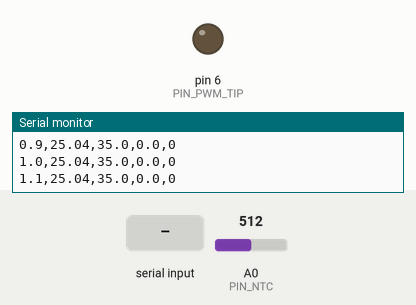
This sketch was run on a simulated Arduino Uno, built with avr-gcc and run on an emulated ATmega328P. On the bench: output pins drawn as LEDs (lit = HIGH), the last lines printed to the serial monitor. The test bench sets the inputs (shaded band); at power-on: A0 (PIN_NTC) = 512.

Above: at 1.2 s.
1.3 s: "START\n" received over Serial
At 2.4 s:
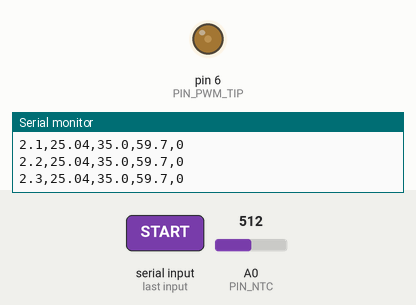
2.9 s: A0 (PIN_NTC) set to 306
At 3.5 s:
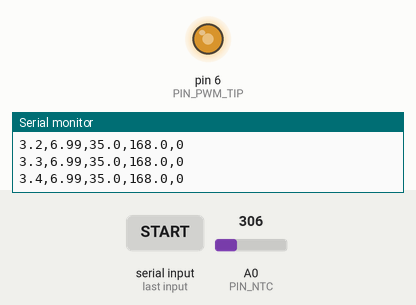
4.4 s: "SET:90\n" received over Serial
At 5.7 s:
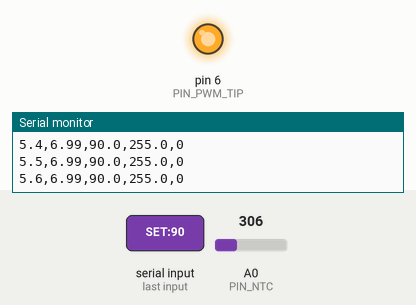
6.0 s: A0 (PIN_NTC) set to 900
At 7.1 s:
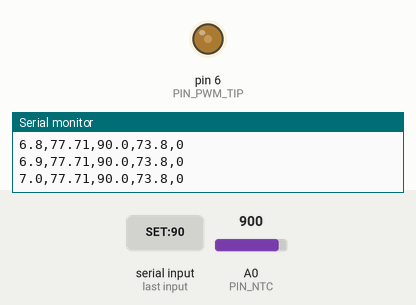
7.5 s: A0 (PIN_NTC) set to 716
At 8.2 s:
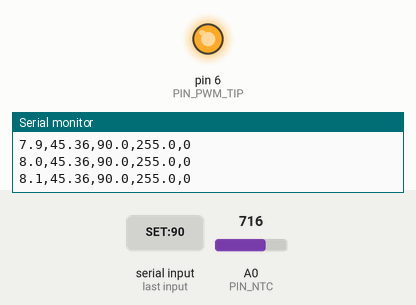
Timing chart, 0 to 10.0 s (numbered marks = the images above; inputs shaded):
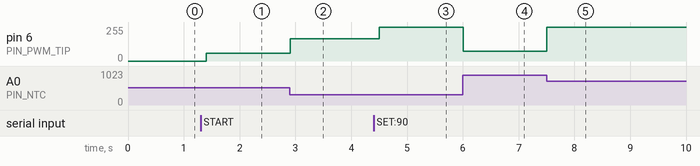

Measured:
- after the input at 1.3 s, pin 6 (PIN_PWM_TIP): 0/255 → 59/255 after 0.10 s
- after the input at 2.9 s, pin 6 (PIN_PWM_TIP): 59/255 → 168/255 at once
- after the input at 4.4 s, pin 6 (PIN_PWM_TIP): 168/255 → 255/255 after 0.10 s
- after the input at 6.0 s, pin 6 (PIN_PWM_TIP): 255/255 → 73/255 at once
- after the input at 7.5 s, pin 6 (PIN_PWM_TIP): 73/255 → 255/255 at once

The sketch:

control_temperatura.ino
```cpp
const int PIN_PWM_TIP = 6;
const int PIN_NTC = A0;

const float R_DIVISOR = 10000.0;
const float NOMINAL_RESISTANCE = 10000.0;
const float NOMINAL_TEMPERATURE = 25.0;
const float B_COEFFICIENT = 3950.0;

float Kp = 6.0;
float Ki = 0.15;
float Kd = 0.0;

float setpoint = 35.0;
float tempActual = 0.0;
float pwmSalida = 0.0;
bool sistemaActivo = false;

float errorAcumulado = 0.0;
unsigned long ultimoTiempo = 0;

float leerTemperatura();
void escucharSerie();

void setup() {
  Serial.begin(9600);
  pinMode(PIN_PWM_TIP, OUTPUT);
  analogWrite(PIN_PWM_TIP, 0);
  ultimoTiempo = millis();
}

void loop() {
  escucharSerie();

  unsigned long tiempoActual = millis();
  if (tiempoActual - ultimoTiempo >= 100) {
    float dt = (tiempoActual - ultimoTiempo) / 1000.0;
    ultimoTiempo = tiempoActual;

    tempActual = leerTemperatura();

    if (sistemaActivo && tempActual > -5.0 && tempActual < 110.0) {
      float error = setpoint - tempActual;

      if (abs(error) < 5.0) {
        errorAcumulado += (error * dt);
        errorAcumulado = constrain(errorAcumulado, -50.0, 50.0);
      } else {
        errorAcumulado = 0.0;
      }

      float calculoPI = (Kp * error) + (Ki * errorAcumulado);

      pwmSalida = constrain(calculoPI, 0.0, 255.0);
    } else {
      pwmSalida = 0.0;
      errorAcumulado = 0.0;
    }

    analogWrite(PIN_PWM_TIP, (int)pwmSalida);

    Serial.print(tiempoActual / 1000.0, 1);
    Serial.print(",");
    Serial.print(tempActual, 2);
    Serial.print(",");
    Serial.print(setpoint, 1);
    Serial.print(",");
    Serial.print(pwmSalida, 1);
    Serial.println(",0");
  }
}

float leerTemperatura() {
  long sumaADC = 0;
  for (int i = 0; i < 15; i++) {
    sumaADC += analogRead(PIN_NTC);
    delayMicroseconds(100);
  }
  float rawADC = sumaADC / 15.0;

  if (rawADC <= 5) return -10.0;
  if (rawADC >= 1018) return 100.0;

  float resistencia = R_DIVISOR * ((1023.0 - rawADC) / rawADC);

  float steinhart;
  steinhart = resistencia / NOMINAL_RESISTANCE;
  steinhart = log(steinhart);
  steinhart /= B_COEFFICIENT;
  steinhart += 1.0 / (NOMINAL_TEMPERATURE + 273.15);
  steinhart = 1.0 / steinhart;
  steinhart -= 273.15;

  return steinhart;
}

void escucharSerie() {
  if (Serial.available() > 0) {
    String comando = Serial.readStringUntil('\n');
    comando.trim();

    if (comando == "START") {
      sistemaActivo = true;
      errorAcumulado = 0.0;
    } else if (comando == "STOP") {
      sistemaActivo = false;
      analogWrite(PIN_PWM_TIP, 0);
    } else if (comando.startsWith("SET:")) {
      setpoint = comando.substring(4).toFloat();
    }
  }
}
```
